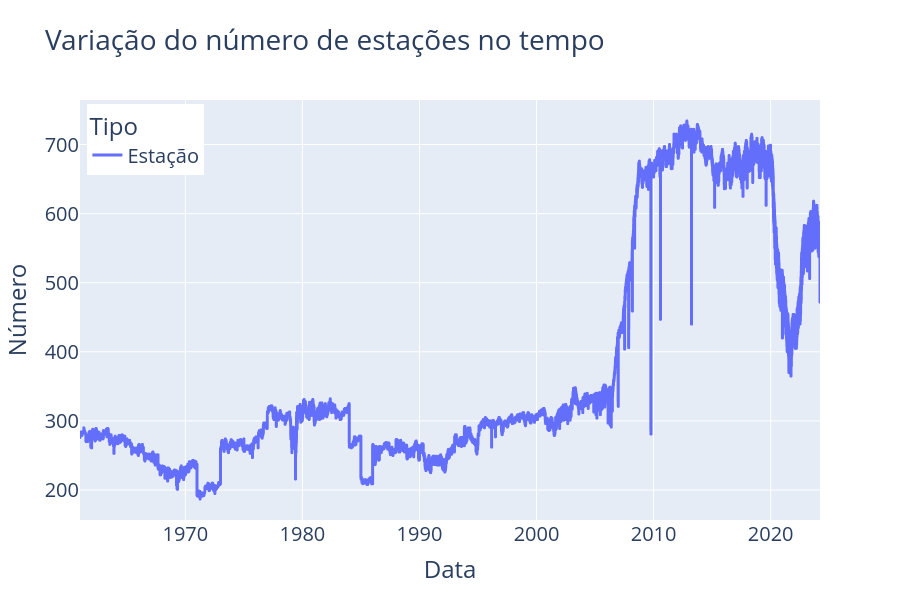

Notebook cell for this chart:
### Code cell
df_estac = create_df(tmax_obs, 'Estação')
fig = px.line(df_estac, x=['Dia'], y='Número', color='Tipo', 
        title='Variação do número de estações no tempo', height=600)
fig.update_layout(xaxis_title="Data", font=dict(size=20), 
                  legend=dict(yanchor="top", y=0.99, xanchor="left", x=0.01))
fig.update_traces(line=dict(width=3), hoverlabel=dict(font_size=24))

### Figure 1 — Plotly figure (JSON) as saved in the notebook; plotly's stock layout.template omitted (floating-point values rounded to 4 significant figures; data arrays with more than 128 entries replaced by an {"elided": "..."} marker saying what was removed)
{"data": [{"hoverlabel": {"font": {"size": 24}}, "hovertemplate": "Tipo=Estação<br>variable=Dia<br>value=%{x}<br>Número=%{y}<extra></extra>", "legendgroup": "Estação", "line": {"color": "#636efa", "dash": "solid", "width": 3}, "marker": {"symbol": "circle"}, "mode": "lines", "name": "Estação", "showlegend": true, "type": "scattergl", "x": {"elided": "23090 str values"}, "xaxis": "x", "y": {"elided": "23090 int values"}, "yaxis": "y"}], "layout": {"font": {"size": 20}, "height": 600, "legend": {"title": {"text": "Tipo"}, "tracegroupgap": 0, "x": 0.01, "xanchor": "left", "y": 0.99, "yanchor": "top"}, "title": {"text": "Variação do número de estações no tempo"}, "xaxis": {"anchor": "y", "domain": [0, 1], "title": {"text": "Data"}}, "yaxis": {"anchor": "x", "domain": [0, 1], "title": {"text": "Número"}}}}
